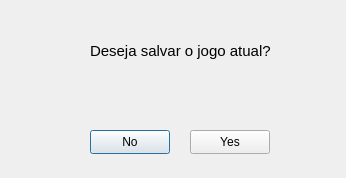
<?xml version="1.0" encoding="UTF-8"?>
<ui version="4.0">
 <class>SaveView</class>
 <widget class="QDialog" name="SaveView">
  <property name="geometry">
   <rect>
    <x>0</x>
    <y>0</y>
    <width>346</width>
    <height>178</height>
   </rect>
  </property>
  <property name="windowTitle">
   <string>Dialog</string>
  </property>
  <widget class="QLabel" name="label">
   <property name="geometry">
    <rect>
     <x>90</x>
     <y>40</y>
     <width>181</width>
     <height>21</height>
    </rect>
   </property>
   <property name="font">
    <font>
     <pointsize>11</pointsize>
    </font>
   </property>
   <property name="text">
    <string>Deseja salvar o jogo atual?</string>
   </property>
  </widget>
  <widget class="QPushButton" name="pushButton">
   <property name="geometry">
    <rect>
     <x>90</x>
     <y>130</y>
     <width>80</width>
     <height>24</height>
    </rect>
   </property>
   <property name="text">
    <string>No</string>
   </property>
  </widget>
  <widget class="QPushButton" name="pushButton_2">
   <property name="geometry">
    <rect>
     <x>190</x>
     <y>130</y>
     <width>80</width>
     <height>24</height>
    </rect>
   </property>
   <property name="text">
    <string>Yes</string>
   </property>
  </widget>
 </widget>
 <resources/>
 <connections/>
</ui>
